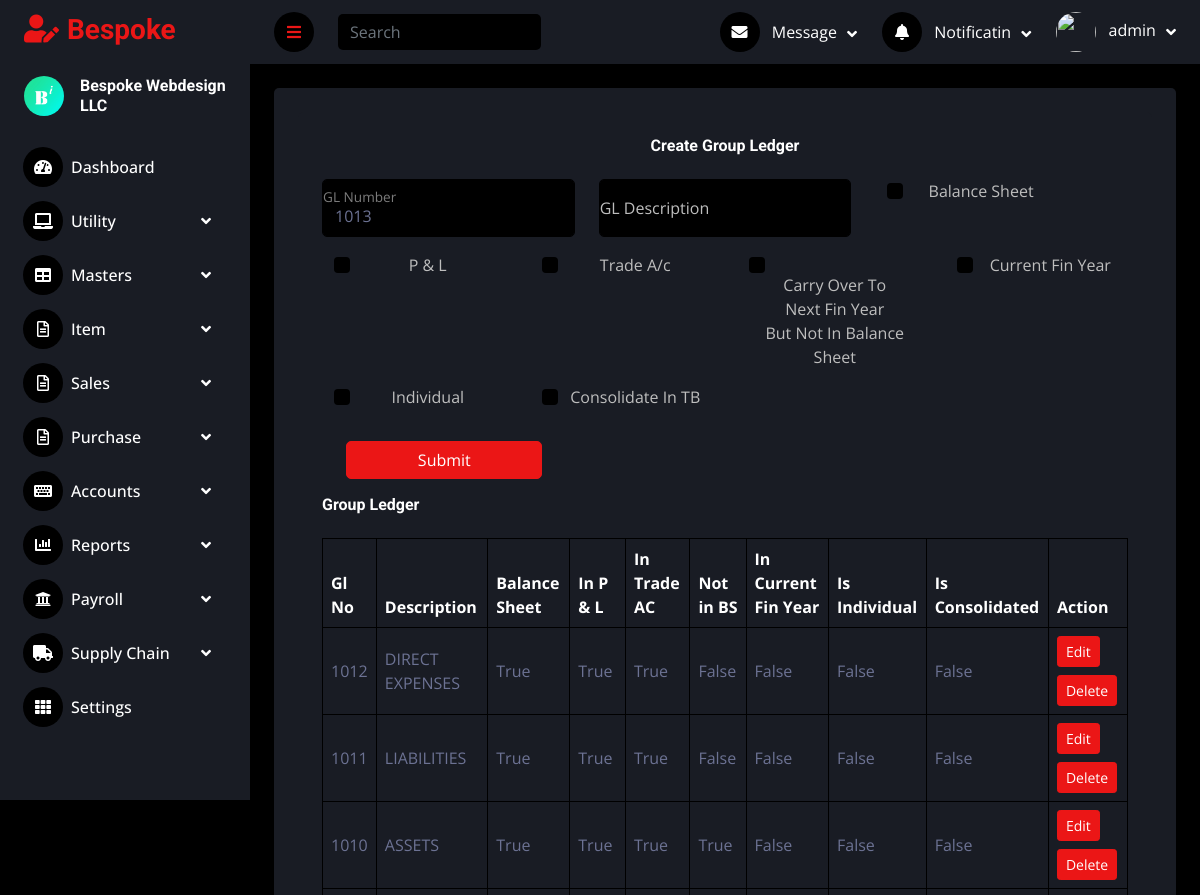
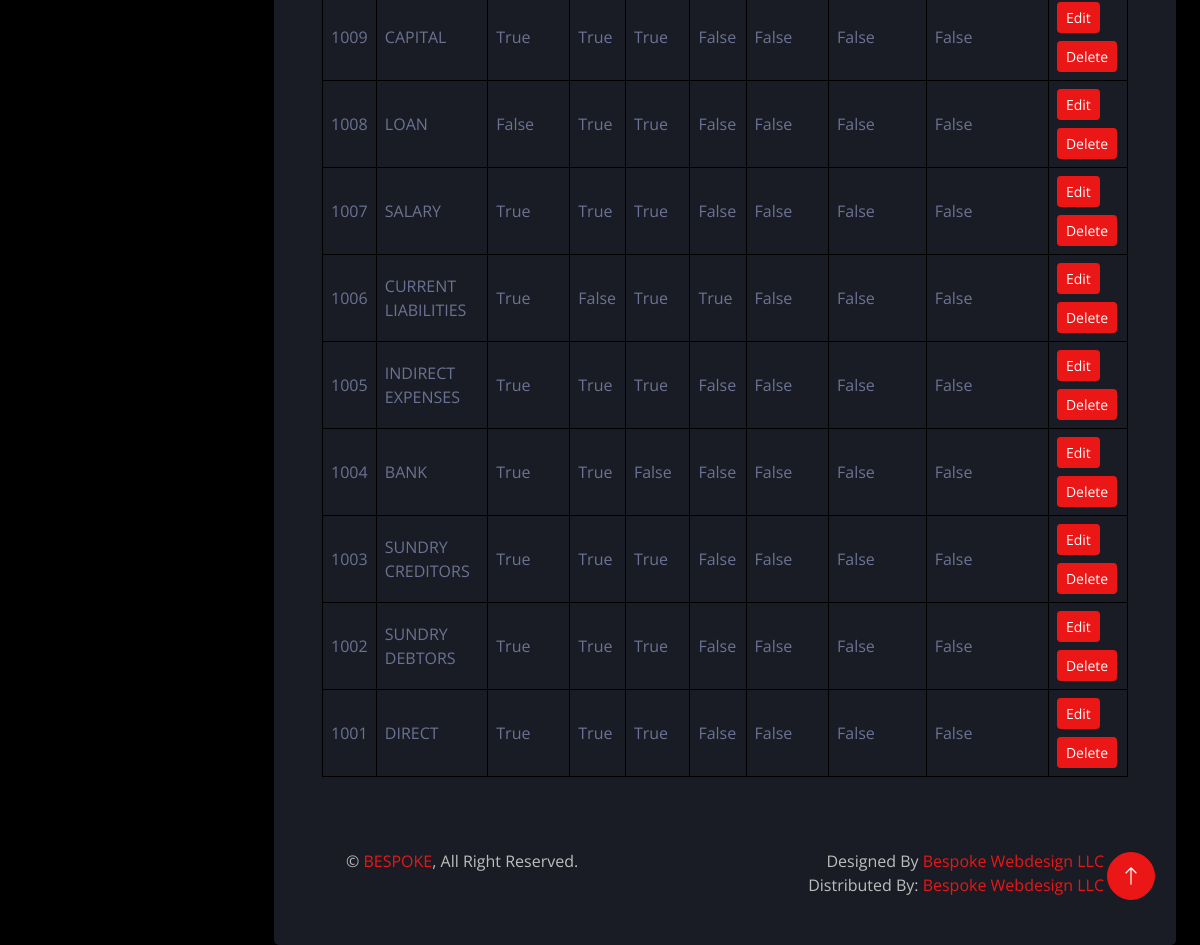
The page /accounting/group_ledger/view_all (signed in) on the database its author committed (2 pictures, top to bottom).
### company/models.py (models this page shows, shortened)
class Company(models.Model):
    name=models.CharField(max_length=70, null=False, blank=False)
    address=models.CharField(max_length=70, null=False, blank=False)
    phone=models.CharField(max_length=70, null=False, blank=False)
    trn_number=models.CharField(max_length=70, null=False, blank=False)
    letter_header = models.ImageField(null=True,blank=True)
    letter_footer = models.ImageField(null=True,blank=True)
    logo = models.ImageField(null=True,blank=True)

### accounting/models.py (models this page shows, shortened)
class GroupLedger(models.Model):
    company=models.ForeignKey(Company,on_delete=models.PROTECT)
    user=models.ForeignKey(User,on_delete=models.PROTECT)
    gl_no=models.IntegerField()
    gl_description=models.CharField(max_length=200)
    if_balance_sheet=models.BooleanField(default=False)
    if_profit_loss=models.BooleanField(default=False)
    if_trade_ac=models.BooleanField(default=False)
    if_not_balance_sheet=models.BooleanField(default=False)
    if_current_finyear=models.BooleanField(default=False)
    if_individual=models.BooleanField(default=False)
    if_consolidate_in_tb=models.BooleanField(default=False)
    created_time=models.DateTimeField(auto_now_add=True)

### accounting/views.py (the view, shortened to what this page needs)
# urls.py: path('group_ledger/view_all', views.groupLedger, name='group_ledger_all'),
def groupLedger(request):
    context={}
    company=getLoginCompany(request.user)
    group_ledger = GroupLedger.objects.filter(company=company).order_by('-id')
    glForm=GroupLedgerForm
    context['glForm']=glForm
    context['group_ledger']=group_ledger
    context['gl_no'] = GroupLedger.objects.filter(company=company).aggregate(Max('gl_no'))['gl_no__max']
    if not context['gl_no']:
        context['gl_no'] = 1001
    else:
        context['gl_no'] += 1
    return render(request,'groupLedger/index.html',context)

### accounting/templates/groupLedger/index.html (shortened to what this page needs)
{% extends 'base.html' %}
{% load static %}
{% block content %}
<div class="container-fluid pt-4 px-4">
    <div class="bg-secondary text-center rounded p-4">
        <div class="col-sm-12 col-xl-12">
            <div class="bg-secondary rounded h-100 p-4">
                <h6 class="mb-4">Create Group Ledger</h6>
                <form method="post">
                    <div class="row">
                        <div class="form-floating mb-3 col-md-4">
                            <input type="number" value="{{gl_no}}" class="form-control" placeholder="GL Number"
                                readonly>
                            <label for="floatingInput">GL Number</label>
                        </div>
                        <div class="form-floating mb-3 col-md-4">
                            {{glForm.gl_description}}
                            <label for="floatingInput">GL Description</label>
                        </div>
                        <div class="form-check mb-3 col-md-3">
                            {{glForm.if_balance_sheet}}
                            <label class="form-check-label" for="flexCheckDefault">
                                Balance Sheet
                            </label>
                        </div>
                        <div class="form-check mb-3 col-md-3">
                            {{glForm.if_profit_loss}}
                            <label class="form-check-label" for="flexCheckDefault">
                                P & L
                            </label>
                        </div>
                        <div class="form-check mb-3 col-md-3">
                            {{glForm.if_trade_ac}}
                            <label class="form-check-label" for="flexCheckDefault">
                                Trade A/c
                            </label>
                        </div>
                        <div class="form-check mb-3 col-md-3">
                            {{glForm.if_not_balance_sheet}}
                            <label class="form-check-label" for="flexCheckDefault">
                                Carry Over To<br> Next Fin Year <br>But Not In Balance Sheet
                            </label>
                        </div>
                        <div class="form-check mb-3 col-md-3">
                            {{glForm.if_current_finyear}}
                            <label class="form-check-label" for="flexCheckDefault">
                                Current Fin Year
                            </label>
                        </div>
                        <div class="form-check mb-3 col-md-3">
                            {{glForm.if_individual}}
                            <label class="form-check-label" for="flexCheckDefault">
                                Individual
                            </label>
                        </div>
                        <div class="form-check mb-3 col-md-3">
                            {{glForm.if_consolidate_in_tb}}
                            <label class="form-check-label" for="flexCheckDefault">
                                Consolidate In TB
                            </label>
                        </div>
                        <div class="row">
                            <div class="mb-3 mt-3 col-md-4">
                                <button type="submit" class="btn btn-primary full-width">Submit</button>
                            </div>
                        </div>
                    </div>
                </form>
                <div class="d-flex align-items-center justify-content-between mb-4">
                    <h6 class="mb-0">Group Ledger</h6>
                </div>
                <div class="table-responsive">
                    <table class="table text-start align-middle table-bordered table-hover mb-0">
                        <thead>
                            <tr class="text-white">
                                <th scope="col">Gl No</th>
                                <th scope="col">Description</th>
                                <th scope="col">Balance Sheet</th>
                                <th scope="col">In P & L</th>
                                <th scope="col">In Trade AC</th>
                                <th scope="col">Not in BS</th>
                                <th scope="col">In Current Fin Year</th>
                                <th scope="col">Is Individual</th>
                                <th scope="col">Is Consolidated</th>
                                <th scope="col">Action</th>
                            </tr>
                        </thead>
                        <tbody>
                            {% if group_ledger %}
                            {% for gl in group_ledger %}
                            <tr>
                                <td>{{gl.gl_no}}</td>
                                <td>{{gl.gl_description}}</td>
                                <td>{{gl.if_balance_sheet}}</td>
                                <td>{{gl.if_profit_loss}}</td>
                                <td>{{gl.if_trade_ac}}</td>
                                <td>{{gl.if_not_balance_sheet}}</td>
                                <td>{{gl.if_current_finyear}}</td>
                                <td>{{gl.if_individual}}</td>
                                <td>{{gl.if_consolidate_in_tb}}</td>
                                <td><a class="btn btn-sm btn-primary mr-2 mb-2"
                                        href="{% url 'accounting:gl_edit' pk=gl.pk %}">Edit</a>
                                    <a class="btn btn-sm btn-primary" href="{% url 'accounting:gl_delete' pk=gl.pk %}"
                                        onclick="return confirm('Are you sure you want to delete this GL?');">Delete</a>
                                </td>
                            </tr>
                            {% endfor %}
                            {% else %}
                            <tr>
                                <td colspan="9"><strong>Currently No Group Ledgers Created..!</strong></td>
                            </tr>
                            {% endif %}
                        </tbody>
                    </table>
                </div>
            </div>
        </div>
        {% endblock %}

### templates/base.html (shortened to what this page needs)
{% load static %}
<!DOCTYPE html>
<html lang="en">
<head>
    <link href="{% static 'cdn/cdnjs.cloudflare.com/ajax/libs/font-awesome/5.10.0/css/all.min.css' %}" rel="stylesheet">
    <link href="{% static 'cdn/cdn.jsdelivr.net/npm/bootstrap-icons%401.4.1/font/bootstrap-icons.css' %}"
        rel="stylesheet">
    <link href="{% static 'lib/owlcarousel/assets/owl.carousel.min.css' %}" rel="stylesheet">
    <link href="{% static 'lib/tempusdominus/css/tempusdominus-bootstrap-4.min.css' %}" rel="stylesheet" />
    <link href="{% static 'css/bootstrap.min.css' %}" rel="stylesheet">
    <link href="{% static 'css/style.css' %}" rel="stylesheet">
    <link rel="stylesheet" href="{% static 'datatable/datatables.min.css' %}">
    <link rel="stylesheet" href="https://cdn.datatables.net/responsive/2.2.9/css/responsive.dataTables.min.css">
</head>
<body>
    <div class="container-fluid position-relative d-flex p-0">
        <div class="sidebar pe-4 pb-3">
            <nav class="navbar bg-secondary navbar-dark">
                <a href="{% url 'dashboard:index' %}" class="navbar-brand mx-4 mb-3">
                    <h3 class="text-primary"><i class="fa fa-user-edit me-2"></i>Bespoke</h3>
                </a>
                <div class="d-flex align-items-center ms-4 mb-4">
                    <div class="position-relative">
                        <img class="rounded-circle" src="{{company.logo.url}}" alt=""
                            style="width: 40px; height: 40px;">
                    </div>
                    <div class="ms-3">
                        <h6 class="mb-0">{{company.name}}</h6>
                    </div>
                </div>
                <div class="navbar-nav w-100">
                    <a href="{% url 'dashboard:index' %}"
                        {% if request.resolver_match.url_name == 'index' %}class="nav-item nav-link active"
                        {% else %}class="nav-item nav-link" {% endif %}><i
                            class="fa fa-tachometer-alt me-2"></i>Dashboard</a>
                    <div class="nav-item dropdown">
                        <a href="#" class="nav-link dropdown-toggle" data-bs-toggle="dropdown"><i
                                class="fa fa-laptop me-2"></i>Utility</a>
                    </div>
                    <div class="nav-item dropdown">
                        <a href="#" class="nav-link dropdown-toggle" data-bs-toggle="dropdown"><i
                                class="fa fa-table me-2"></i>Masters</a>
                    </div>
                    <div class="nav-item dropdown">
                        <a href="#" class="nav-link dropdown-toggle" data-bs-toggle="dropdown"><i
                                class="far fa-file-alt me-2"></i>Item</a>
                    </div>
                    <div class="nav-item dropdown">
                        <a href="#" class="nav-link dropdown-toggle" data-bs-toggle="dropdown"><i
                                class="far fa-file-alt me-2"></i>Sales</a>
                    </div>
                    <div class="nav-item dropdown">
                        <a href="#" class="nav-link dropdown-toggle" data-bs-toggle="dropdown"><i
                                class="far fa-file-alt me-2"></i>Purchase</a>
                    </div>
                    <div class="nav-item dropdown">
                        <a href="#" class="nav-link dropdown-toggle" data-bs-toggle="dropdown"><i
                                class="fa fa-keyboard me-2"></i>Accounts</a>
                    </div>
                    <div class="nav-item dropdown">
                        <a href="#" class="nav-link dropdown-toggle" data-bs-toggle="dropdown"><i
                                class="fa fa-chart-bar me-2"></i>Reports</a>
                    </div>
                    <div class="nav-item dropdown">
                        <a href="#" class="nav-link dropdown-toggle" data-bs-toggle="dropdown"><i
                                class="fa fa-university me-2"></i>Payroll</a>
                    </div>
                    <div class="nav-item dropdown">
                        <a href="#" class="nav-link dropdown-toggle" data-bs-toggle="dropdown"><i
                                class="fa fa-truck me-2"></i>Supply Chain</a>
                    </div>
                    <a href="widget.html" class="nav-item nav-link"><i class="fa fa-th me-2"></i>Settings</a>
                </div>
            </nav>
        </div>
        <div class="content">
            <nav class="navbar navbar-expand bg-secondary navbar-dark sticky-top px-4 py-0">
                <a href="#" class="sidebar-toggler flex-shrink-0">
                    <i class="fa fa-bars"></i>
                </a>
                <form class="d-none d-md-flex ms-4">
                    <input class="form-control bg-dark border-0" type="search" placeholder="Search">
                </form>
                <div class="navbar-nav align-items-center ms-auto">
                    <div class="nav-item dropdown">
                        <a href="#" class="nav-link dropdown-toggle" data-bs-toggle="dropdown">
                            <i class="fa fa-envelope me-lg-2"></i>
                            <span class="d-none d-lg-inline-flex">Message</span>
                        </a>
                    </div>
                    <div class="nav-item dropdown">
                        <a href="#" class="nav-link dropdown-toggle" data-bs-toggle="dropdown">
                            <i class="fa fa-bell me-lg-2"></i>
                            <span class="d-none d-lg-inline-flex">Notificatin</span>
                        </a>
                    </div>
                    <div class="nav-item dropdown">
                        <a href="#" class="nav-link dropdown-toggle" data-bs-toggle="dropdown">
                            <img class="rounded-circle me-lg-2" src="{{avatar.url}}" alt=""
                                style="width: 40px; height: 40px;">
                            <span class="d-none d-lg-inline-flex">{{user.username}}</span>
                        </a>
                    </div>
                </div>
            </nav>
            {% block content%}
            {% endblock %}
            <div class="container-fluid pt-4 px-4">
                <div class="bg-secondary rounded-top p-4">
                    <div class="row">
                        <div class="col-12 col-sm-6 text-center text-sm-start">
                            &copy; <a href="#">BESPOKE</a>, All Right Reserved.
                        </div>
                        <div class="col-12 col-sm-6 text-center text-sm-end">
                            Designed By <a href="https://bespokewebdesignllc.com/">Bespoke Webdesign LLC</a>
                            <br>Distributed By: <a href="https://bespokewebdesignllc.com/" target="_blank">Bespoke
                                Webdesign LLC</a>
                        </div>
                    </div>
                </div>
            </div>
        </div>
        <a href="#" class="btn btn-lg btn-primary btn-lg-square back-to-top"><i class="bi bi-arrow-up"></i></a>
    </div>
</body>
</html>

### rows shown on the page
Company: logo (picture), name "Bespoke Webdesign LLC"
GroupLedger: gl_no "1012", gl_description "DIRECT EXPENSES", if_balance_sheet "True", if_profit_loss "True", if_trade_ac "True", if_not_balance_sheet "False", if_current_finyear "False", if_individual "False", if_consolidate_in_tb "False"
GroupLedger: gl_no "1011", gl_description "LIABILITIES", if_balance_sheet "True", if_profit_loss "True", if_trade_ac "True", if_not_balance_sheet "False", if_current_finyear "False", if_individual "False", if_consolidate_in_tb "False"
GroupLedger: gl_no "1010", gl_description "ASSETS", if_balance_sheet "True", if_profit_loss "True", if_trade_ac "True", if_not_balance_sheet "True", if_current_finyear "False", if_individual "False", if_consolidate_in_tb "False"
GroupLedger: gl_no "1009", gl_description "CAPITAL", if_balance_sheet "True", if_profit_loss "True", if_trade_ac "True", if_not_balance_sheet "False", if_current_finyear "False", if_individual "False", if_consolidate_in_tb "False"
GroupLedger: gl_no "1008", gl_description "LOAN", if_balance_sheet "False", if_profit_loss "True", if_trade_ac "True", if_not_balance_sheet "False", if_current_finyear "False", if_individual "False", if_consolidate_in_tb "False"
GroupLedger: gl_no "1007", gl_description "SALARY", if_balance_sheet "True", if_profit_loss "True", if_trade_ac "True", if_not_balance_sheet "False", if_current_finyear "False", if_individual "False", if_consolidate_in_tb "False"
GroupLedger: gl_no "1006", gl_description "CURRENT LIABILITIES", if_balance_sheet "True", if_profit_loss "False", if_trade_ac "True", if_not_balance_sheet "True", if_current_finyear "False", if_individual "False", if_consolidate_in_tb "False"
GroupLedger: gl_no "1005", gl_description "INDIRECT EXPENSES", if_balance_sheet "True", if_profit_loss "True", if_trade_ac "True", if_not_balance_sheet "False", if_current_finyear "False", if_individual "False", if_consolidate_in_tb "False"
GroupLedger: gl_no "1004", gl_description "BANK", if_balance_sheet "True", if_profit_loss "True", if_trade_ac "False", if_not_balance_sheet "False", if_current_finyear "False", if_individual "False", if_consolidate_in_tb "False"
GroupLedger: gl_no "1003", gl_description "SUNDRY CREDITORS", if_balance_sheet "True", if_profit_loss "True", if_trade_ac "True", if_not_balance_sheet "False", if_current_finyear "False", if_individual "False", if_consolidate_in_tb "False"
GroupLedger: gl_no "1002", gl_description "SUNDRY DEBTORS", if_balance_sheet "True", if_profit_loss "True", if_trade_ac "True", if_not_balance_sheet "False", if_current_finyear "False", if_individual "False", if_consolidate_in_tb "False"
GroupLedger: gl_no "1001", gl_description "DIRECT", if_balance_sheet "True", if_profit_loss "True", if_trade_ac "True", if_not_balance_sheet "False", if_current_finyear "False", if_individual "False", if_consolidate_in_tb "False"

### other values the page prints
{{ user.username }} "admin"
